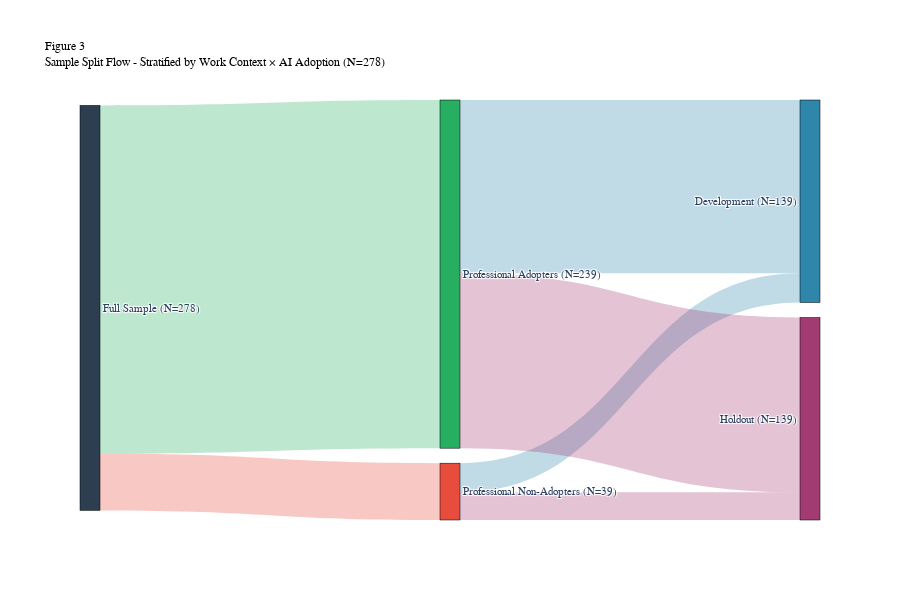

Write notebook code for a chart like this one.
### Markdown cell above
### 6.3 Stratification Flow

### Code cell
# ============================================================
# FIGURE 3: Sample Split Flow Diagram (Sankey)
# ============================================================

import plotly.graph_objects as go

# DRY: Helper function for stratification key
def add_stratify_key(df):
    """Add Work_Context × AI_Adoption stratification key."""
    df = df.copy()
    df['stratify_key'] = df['Work_Context'].astype(str) + '_' + df['AI_Adoption'].astype(str)
    return df

# Calculate stratification group counts
strat_counts = add_stratify_key(df)['stratify_key'].value_counts().to_dict()
dev_counts = add_stratify_key(df_dev)['stratify_key'].value_counts().to_dict()
holdout_counts = add_stratify_key(df_holdout)['stratify_key'].value_counts().to_dict()

# Define nodes
nodes = [
    f"Full Sample\n(N={len(df)})",  # 0
    "Professional_1",  # 1
    "Academic-Student_1",  # 2
    "Academic-Faculty_1",  # 3
    "Professional_0",  # 4
    "Academic-Student_0",  # 5
    "Academic-Faculty_0",  # 6
    f"Development\n(N={len(df_dev)})",  # 7
    f"Holdout\n(N={len(df_holdout)})"  # 8
]

# Define readable labels for stratification groups
strat_labels = {
    "Professional_1": "Professional\nAdopters",
    "Academic-Student_1": "Academic-Student\nAdopters",
    "Academic-Faculty_1": "Academic-Faculty\nAdopters",
    "Professional_0": "Professional\nNon-Adopters",
    "Academic-Student_0": "Academic-Student\nNon-Adopters",
    "Academic-Faculty_0": "Academic-Faculty\nNon-Adopters"
}

# Update node labels
for i in range(1, 7):
    key = nodes[i]
    if key in strat_labels:
        count = strat_counts.get(key, 0)
        nodes[i] = f"{strat_labels[key]}\n(N={count})"

# Create links
links = []

# Full sample to stratification groups
for i, key in enumerate(["Professional_1", "Academic-Student_1", "Academic-Faculty_1", 
                          "Professional_0", "Academic-Student_0", "Academic-Faculty_0"]):
    count = strat_counts.get(key, 0)
    if count > 0:
        links.append(dict(source=0, target=i+1, value=count))

# Stratification groups to Development sample
for i, key in enumerate(["Professional_1", "Academic-Student_1", "Academic-Faculty_1", 
                          "Professional_0", "Academic-Student_0", "Academic-Faculty_0"]):
    count = dev_counts.get(key, 0)
    if count > 0:
        links.append(dict(source=i+1, target=7, value=count))

# Stratification groups to Holdout sample
for i, key in enumerate(["Professional_1", "Academic-Student_1", "Academic-Faculty_1", 
                          "Professional_0", "Academic-Student_0", "Academic-Faculty_0"]):
    count = holdout_counts.get(key, 0)
    if count > 0:
        links.append(dict(source=i+1, target=8, value=count))

# Define colors
node_colors = [
    '#2c3e50',  # Full Sample (dark blue)
    '#27ae60', '#27ae60', '#27ae60',  # Adopters (green)
    '#e74c3c', '#e74c3c', '#e74c3c',  # Non-Adopters (red)
    '#2E86AB',  # Development (blue)
    '#A23B72'   # Holdout (purple)
]

link_colors = []
for link in links:
    if link['target'] == 7:  # Development
        link_colors.append('rgba(46, 134, 171, 0.3)')
    elif link['target'] == 8:  # Holdout
        link_colors.append('rgba(162, 59, 114, 0.3)')
    else:  # Stratification
        if link['source'] == 0:
            if link['target'] in [1, 2, 3]:  # Adopters
                link_colors.append('rgba(39, 174, 96, 0.3)')
            else:  # Non-Adopters
                link_colors.append('rgba(231, 76, 60, 0.3)')

# Create Sankey diagram
fig = go.Figure(data=[go.Sankey(
    node=dict(
        pad=15,
        thickness=20,
        line=dict(color="black", width=0.5),
        label=nodes,
        color=node_colors,
        customdata=[len(df), 
                    strat_counts.get("Professional_1", 0),
                    strat_counts.get("Academic-Student_1", 0),
                    strat_counts.get("Academic-Faculty_1", 0),
                    strat_counts.get("Professional_0", 0),
                    strat_counts.get("Academic-Student_0", 0),
                    strat_counts.get("Academic-Faculty_0", 0),
                    len(df_dev), 
                    len(df_holdout)],
        hovertemplate='%{label}<br>N=%{customdata}<extra></extra>'
    ),
    link=dict(
        source=[link['source'] for link in links],
        target=[link['target'] for link in links],
        value=[link['value'] for link in links],
        color=link_colors,
        hovertemplate='N=%{value}<extra></extra>'
    )
)])

fig.update_layout(
    title=dict(
        text=f"Figure 3<br>Sample Split Flow - Stratified by Work Context × AI Adoption (N={len(df)})",
        font=dict(size=12, family='Arial', color='black')
    ),
    font=dict(size=11, family='Arial'),
    height=600,
    plot_bgcolor='white',
    paper_bgcolor='white'
)

fig.write_image('../results/plots/sample_split_flow_diagram.png', width=1400, height=600)
fig.show()

print("\n" + "="*80)
print("✅ FIGURE 3: Sample Split Flow Diagram")
print("="*80)
print(f"   Saved to: ../results/plots/sample_split_flow_diagram.png")
print(f"   Full Sample (N={len(df)}) → Stratification Groups → Development (N={len(df_dev)}) + Holdout (N={len(df_holdout)})")
print(f"   Stratified by Work Context × AI Adoption")

### Figure 1 — Plotly figure (JSON) as saved in the notebook; plotly's stock layout.template omitted (floating-point values rounded to 4 significant figures)
{"data": [{"link": {"color": ["rgba(39, 174, 96, 0.3)", "rgba(231, 76, 60, 0.3)", "rgba(46, 134, 171, 0.3)", "rgba(46, 134, 171, 0.3)", "rgba(162, 59, 114, 0.3)", "rgba(162, 59, 114, 0.3)"], "hovertemplate": "N=%{value}<extra></extra>", "source": [0, 0, 1, 4, 1, 4], "target": [1, 4, 7, 7, 8, 8], "value": [239, 39, 119, 20, 120, 19]}, "node": {"color": ["#2c3e50", "#27ae60", "#27ae60", "#27ae60", "#e74c3c", "#e74c3c", "#e74c3c", "#2E86AB", "#A23B72"], "customdata": [278, 239, 0, 0, 39, 0, 0, 139, 139], "hovertemplate": "%{label}<br>N=%{customdata}<extra></extra>", "label": ["Full Sample\n(N=278)", "Professional\nAdopters\n(N=239)", "Academic-Student\nAdopters\n(N=0)", "Academic-Faculty\nAdopters\n(N=0)", "Professional\nNon-Adopters\n(N=39)", "Academic-Student\nNon-Adopters\n(N=0)", "Academic-Faculty\nNon-Adopters\n(N=0)", "Development\n(N=139)", "Holdout\n(N=139)"], "line": {"color": "black", "width": 0.5}, "pad": 15, "thickness": 20}, "type": "sankey"}], "layout": {"font": {"family": "Arial", "size": 11}, "height": 600, "paper_bgcolor": "white", "plot_bgcolor": "white", "title": {"font": {"color": "black", "family": "Arial", "size": 12}, "text": "Figure 3<br>Sample Split Flow - Stratified by Work Context × AI Adoption (N=278)"}}}
